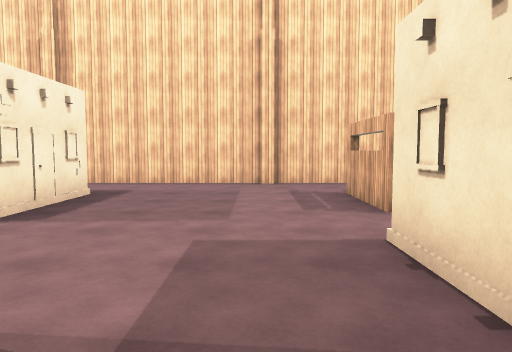
view 1 (above)

16 first-person views from a walk through a Unity game level. The camera is 1.5 m above the floor, tilts 4° down and sees 70° across. The floor is counted in squares, 2 m on a side. Each view is taken from the middle of a square. On the plan, view 1 faces up. The plan holds only what a view shows up to about 11 squares ahead; the rest is blank. The place goes on beyond the plan. Surface patterns are stand-ins for the level's own textures.

view 2
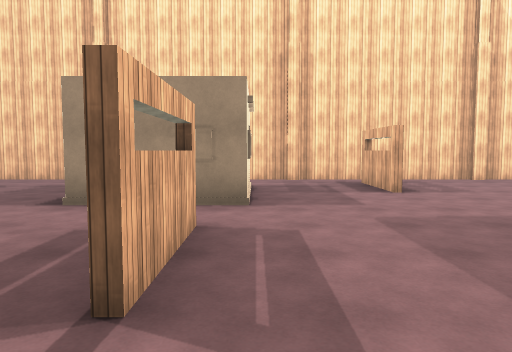

view 3
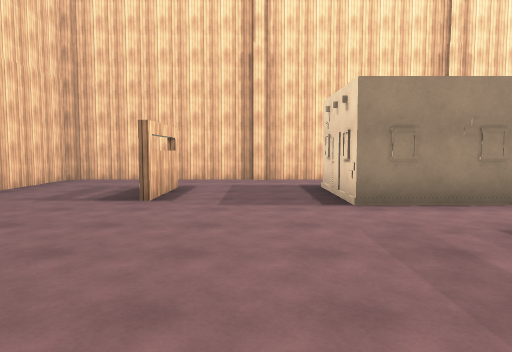

view 4
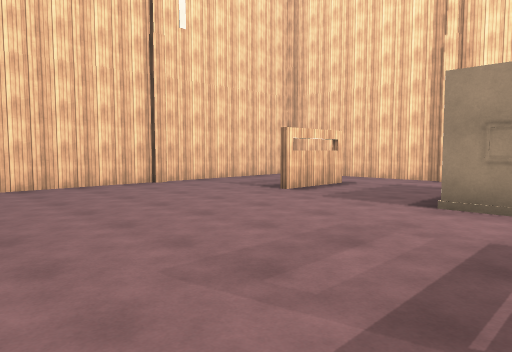

view 5
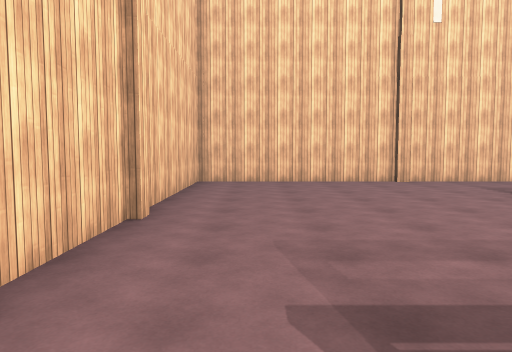

view 6
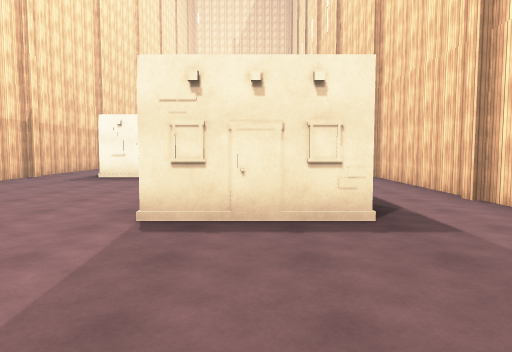

view 7
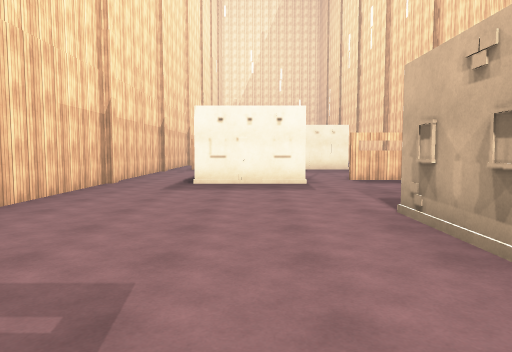

view 8
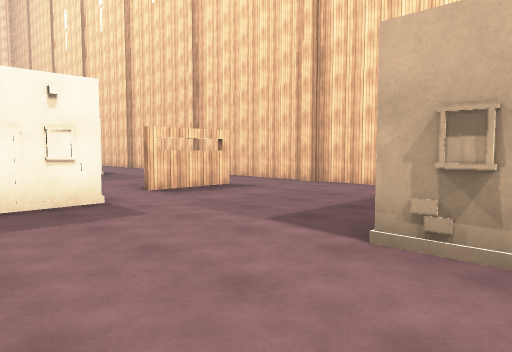

view 9
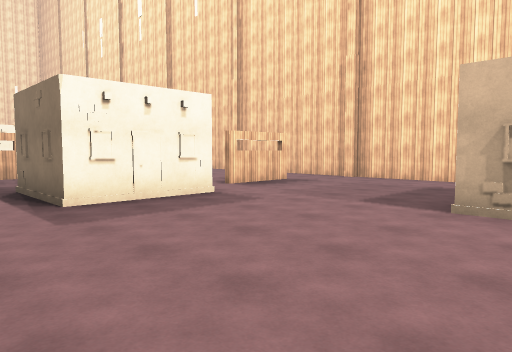

view 10
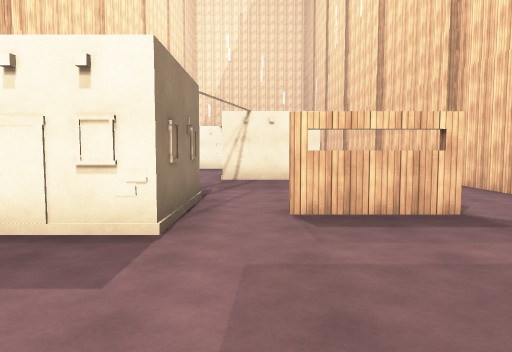

view 11
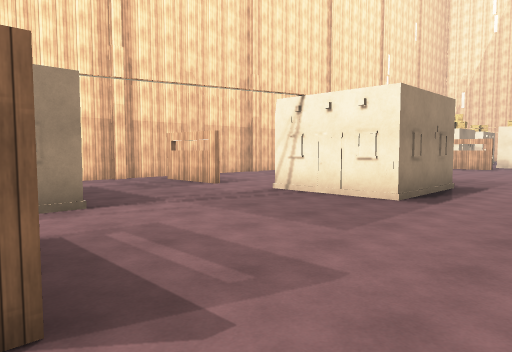

view 12
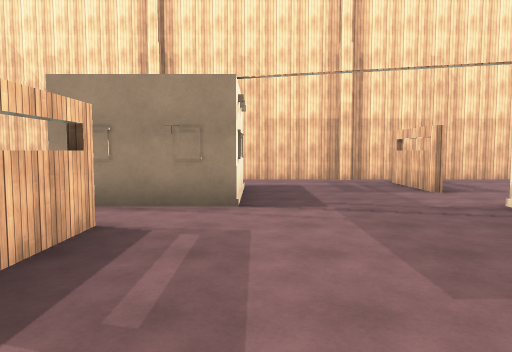

view 13
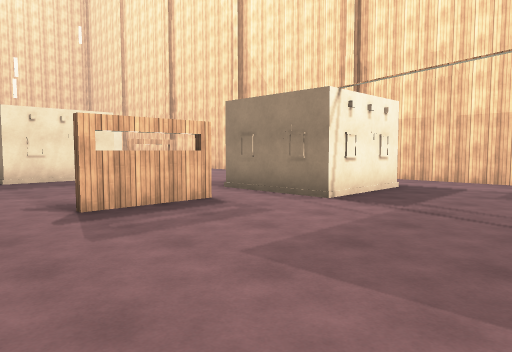

view 14
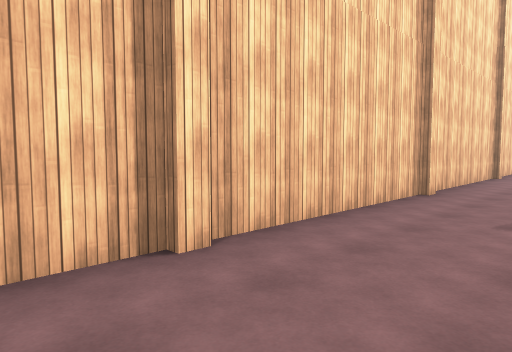

view 15
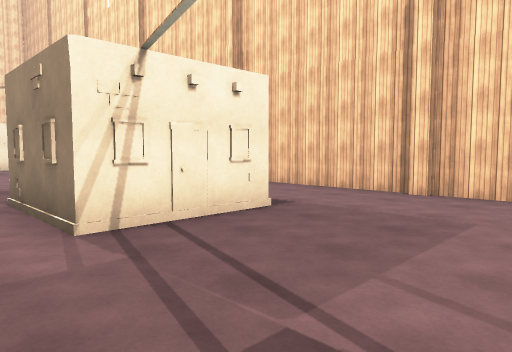

view 16
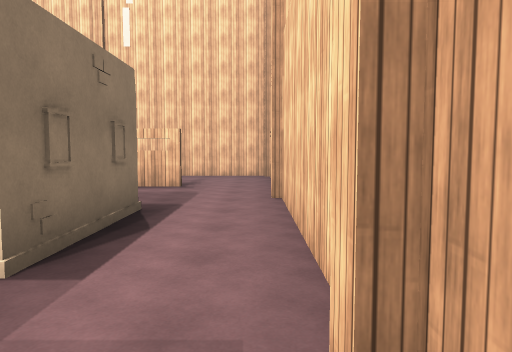

### Floor plan
Key: @ floor where view 1 was taken; # wall or solid block; . floor; = window, fence, low wall or low ledge; B building.
Columns run from 17 left of view 1 to 10 right of it. Each row starts with its distance up from view 1.
  9 ############################
  8 ...........................#
  7 ...........................#
  6 .......#....###....#.......#
  5  #B....=....###....=.......#
  4  #..........B##............#
  3 ##....##...........##......#
  2 ...... #..........###...=..#
  1 ..=...B#.......=..B##...#..#
  0 ..=............=.@.........#
 -1 ...........................#
 -2 ############################

Positions as (right, up) in squares from view 1, and headings:
1: (0, 0), facing up
2: (1, 8), facing down
3: (5, 8), facing down
4: (2, 8), facing down-right
5: (1, 7), facing right
6: (1, 5), facing left
7: (-1, 2), facing left
8: (-4, 1), facing up-left
9: (-4, -1), facing up-left
10: (-6, 4), facing left
11: (-10, 8), facing down-left
12: (-12, 8), facing down
13: (-15, 8), facing down-right
14: (-16, 6), facing up-right
15: (-12, 2), facing up-left
16: (-1, -1), facing right
